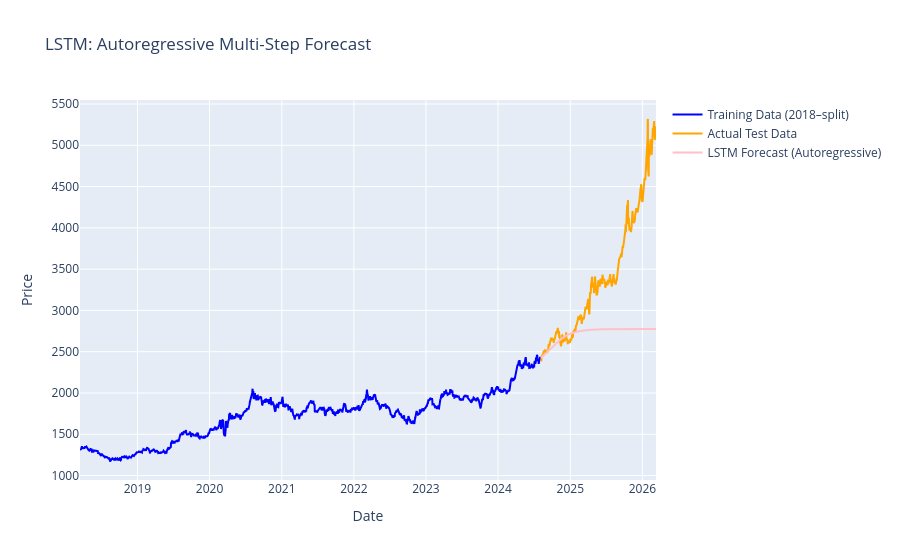

The notebook cell saved with this chart:
### Markdown cell above
## Task 5: Neural Network - LSTM
- Scale data (Train only to prevent leakage)
- Create sequences
- Build & Compile
- Autoregressive Predictions for Test Set
- Plotly for visualization

*Using PyTorch for LSTM implementation*

### Code cell
# 1. Strict Train/Test split BEFORE scaling to avoid data leakage
train_size = int(len(df) * 0.8)
train_data = df.iloc[:train_size][['Close']].values
test_data = df.iloc[train_size:][['Close']].values

# 2. Fit scaler ONLY on training data
scaler = MinMaxScaler(feature_range=(0,1))
scaled_train = scaler.fit_transform(train_data)

sequence_length = 60

# 3. Create training sequences
def create_sequences(data, seq_len):
    x, y = [], []
    for i in range(seq_len, len(data)):
        x.append(data[i-seq_len:i, 0])
        y.append(data[i, 0])
    return np.array(x), np.array(y)

X_train_seq, y_train_seq = create_sequences(scaled_train, sequence_length)

# Convert to PyTorch tensors
X_train_tensor = torch.tensor(X_train_seq, dtype=torch.float32).unsqueeze(-1)
y_train_tensor = torch.tensor(y_train_seq, dtype=torch.float32).unsqueeze(1)

dataset = TensorDataset(X_train_tensor, y_train_tensor)
dataloader = DataLoader(dataset, batch_size=32, shuffle=True)

class LSTMModel(nn.Module):
    def __init__(self, input_size=1, hidden_layer_size=50, output_size=1):
        super(LSTMModel, self).__init__()
        self.lstm = nn.LSTM(input_size, hidden_layer_size, num_layers=2, batch_first=True, dropout=0.2)
        self.linear1 = nn.Linear(hidden_layer_size, 25)
        self.linear2 = nn.Linear(25, output_size)

    def forward(self, x):
        lstm_out, _ = self.lstm(x)
        # Take the output of the last time step
        last_time_step = lstm_out[:, -1, :]
        out = torch.relu(self.linear1(last_time_step))
        out = self.linear2(out)
        return out

# Initialize model, loss, optimizer
model = LSTMModel()
loss_function = nn.MSELoss()
optimizer = optim.Adam(model.parameters(), lr=0.001)

# Training loop
epochs = 20
model.train()
for epoch in range(epochs):
    for seq, labels in dataloader:
        optimizer.zero_grad()
        y_pred = model(seq)
        loss = loss_function(y_pred, labels)
        loss.backward()
        optimizer.step()
    if epoch % 5 == 0:
        print(f"Epoch {epoch} loss: {loss.item():.6f}")

# 4. Evaluation via Autoregressive Forecasting (No test values leaked!)
model.eval()
test_predictions = []

# Seed the generation with the very last sequence_length days of the TRAINING data
current_seq = scaled_train[-sequence_length:]
current_seq = torch.tensor(current_seq, dtype=torch.float32).unsqueeze(0) # Shape: (1, seq_len, 1)

with torch.no_grad():
    for _ in range(len(test_data)):
        next_pred = model(current_seq)
        test_predictions.append(next_pred.item())

        # Roll sequence forward: Drop oldest value, append our newest prediction
        next_pred_tensor = next_pred.unsqueeze(1) # Shape: (1, 1, 1)
        current_seq = torch.cat((current_seq[:, 1:, :], next_pred_tensor), dim=1)

# Inverse transform predictions back to price scale
predictions = scaler.inverse_transform(np.array(test_predictions).reshape(-1, 1))

rmse, mae, mape = evaluate_preds(test_data, predictions, "LSTM (PyTorch AR)")
results['LSTM_AR'] = {'RMSE': rmse, 'MAE': mae, 'MAPE': mape}

# Align indices for plotting
lstm_train_index = df.index[:train_size]
lstm_test_index = df.index[train_size:]

# Plotly Interactive Plot - Autoregressive
fig = go.Figure()
fig.add_trace(go.Scatter(x=lstm_train_index, y=train_data.flatten(), mode='lines', name='Training Data (2018\u2013split)', line=dict(color='blue')))
fig.add_trace(go.Scatter(x=lstm_test_index, y=test_data.flatten(), mode='lines', name='Actual Test Data', line=dict(color='orange')))
fig.add_trace(go.Scatter(x=lstm_test_index, y=predictions.flatten(), mode='lines', name='LSTM Forecast (Autoregressive)', line=dict(color='pink')))
fig.update_layout(title='LSTM: Autoregressive Multi-Step Forecast', xaxis_title='Date', yaxis_title='Price')
fig.show()

### Figure 1 — Plotly figure (JSON) as saved in the notebook; plotly's stock layout.template omitted (floating-point values rounded to 4 significant figures; data arrays with more than 128 entries replaced by an {"elided": "..."} marker saying what was removed)
{"data": [{"line": {"color": "blue"}, "mode": "lines", "name": "Training Data (2018–split)", "type": "scatter", "x": {"elided": "1607 str values"}, "y": {"elided": "1607 float values"}}, {"line": {"color": "orange"}, "mode": "lines", "name": "Actual Test Data", "type": "scatter", "x": {"elided": "402 str values"}, "y": {"elided": "402 float values"}}, {"line": {"color": "pink"}, "mode": "lines", "name": "LSTM Forecast (Autoregressive)", "type": "scatter", "x": {"elided": "402 str values"}, "y": {"elided": "402 float values"}}], "layout": {"title": {"text": "LSTM: Autoregressive Multi-Step Forecast"}, "xaxis": {"title": {"text": "Date"}}, "yaxis": {"title": {"text": "Price"}}}}
